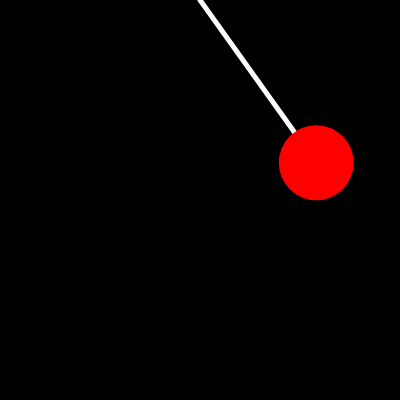
Frame 1 (no input)
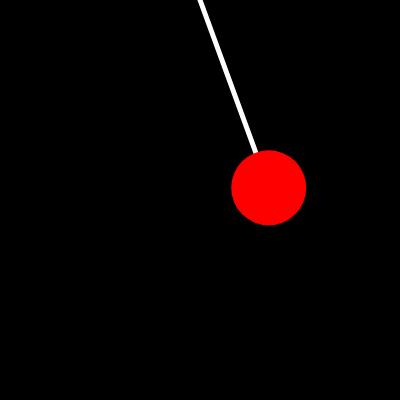
Frame 60 (no input)
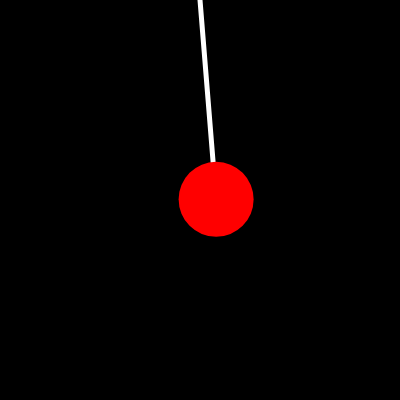
Frame 120 (the mouse pressed at the canvas centre since frame 60)

The p5.js sketch that drew these frames (run headless with seeded random() and noise() and a simulated clock; from frame 60 on, the mouse is pressed at the canvas centre):

// p5.js sketch
// ── sketch.js
let r, y, x, l, dt, ddth, dth, th;
const fac = 1000;
const a_g = 9.80665;

function setup() {
  createCanvas(400, 400);
  frameRate(60);
  dt = 1/60;
  th = PI/5;
  r = 75;
  l = 200 / fac;
  dth = 0;
}

function draw() {
  background(0);
  ddth = -(a_g / l) * sin(th) - 0.75 * dth;
  dth += ddth * dt;
  th += dth * dt;
  x = fac * l * sin(th) + width/2;
  y = fac * l * cos(th);
  stroke(255);
  strokeWeight(5);
  line(width/2, 0, x, y);
  noStroke();
  fill(255,0,0);
  circle(x, y, r);
}
